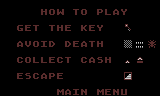

A level layout from a 2D game, rendered from its tile map. Below: a short description, then the map file with its tile-grid data intact:
An orthogonal 40x12 tile map with 4x8 px tiles, 1 tile layer (Tile Layer 1).

<map version="1.8" tiledversion="1.8.4" orientation="orthogonal" renderorder="right-down" width="40" height="12" tilewidth="4" tileheight="8" infinite="0" nextlayerid="2" nextobjectid="1">
 <editorsettings>
  <export target="howtoplay.map.csv" format="csv" />
 </editorsettings>
 <tileset firstgid="1" source="menu_tileset.tsx" />
 <layer id="1" name="Tile Layer 1" width="40" height="12">
  <data encoding="csv">
1,1,1,1,1,1,1,1,1,1,1,1,1,1,1,1,1,1,1,1,1,1,1,1,1,1,1,1,1,1,1,1,1,1,1,1,1,1,1,1,
1,1,1,1,1,1,1,1,1,1,17,18,31,32,47,48,1,1,41,42,31,32,1,1,33,34,25,26,3,4,51,52,1,1,1,1,1,1,1,1,
1,1,1,1,1,1,1,1,1,1,1,1,1,1,1,1,1,1,1,1,1,1,1,1,1,1,1,1,1,1,1,1,1,1,1,1,1,1,1,1,
1,1,1,1,15,16,11,12,41,42,1,1,41,42,17,18,11,12,1,1,23,24,11,12,51,52,1,1,1,1,1,97,98,1,1,1,1,1,1,1,
1,1,1,1,1,1,1,1,1,1,1,1,1,1,1,1,1,1,1,1,1,1,1,1,1,1,1,1,1,1,1,1,1,1,1,1,1,1,1,1,
1,1,1,1,3,4,45,46,31,32,19,20,9,10,1,1,9,10,11,12,3,4,41,42,17,18,1,1,1,1,1,101,101,1,102,102,1,197,198,1,
1,1,1,1,1,1,1,1,1,1,1,1,1,1,1,1,1,1,1,1,1,1,1,1,1,1,1,1,1,1,1,1,1,1,1,1,1,1,1,1,
1,1,1,1,7,8,31,32,25,26,25,26,11,12,7,8,41,42,1,1,7,8,3,4,39,40,17,18,1,1,1,105,106,1,63,64,1,1,1,1,
1,1,1,1,1,1,1,1,1,1,1,1,1,1,1,1,1,1,1,1,1,1,1,1,1,1,1,1,1,1,1,1,1,1,1,1,1,1,1,1,
1,1,1,1,11,12,39,40,7,8,3,4,33,34,11,12,1,1,1,1,1,1,1,1,1,1,1,1,1,1,1,89,90,1,1,1,1,1,1,1,
1,1,1,1,1,1,1,1,1,1,1,1,1,1,1,1,1,1,1,1,1,1,1,1,1,1,1,1,1,1,1,1,1,1,1,1,1,1,1,1,
1,1,1,1,1,1,1,1,1,1,1,1,1,1,155,156,131,132,147,148,157,158,1,1,155,156,139,140,157,158,171,172,1,1,1,1,1,1,1,1
</data>
 </layer>
</map>